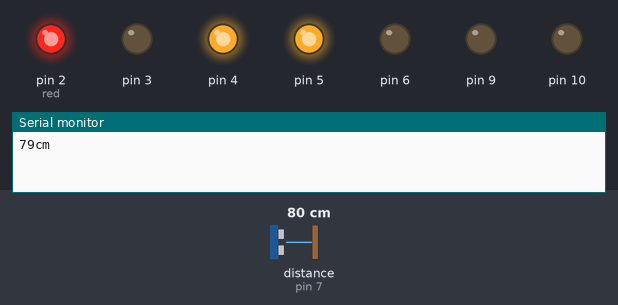
Simulated run of this sketch. Board: Arduino Uno, built with avr-gcc and run on an emulated ATmega328P. On the bench: output pins drawn as LEDs (lit = HIGH), the last lines printed to the serial monitor. Wiring (inferred from the names in the program): ultrasonic range finder: trigger pin 8; echo pin 7. Inputs (shaded band) come from the test bench; at power-on: distance to the obstacle (sensor on pin 7) 80 cm. The echo pulse lasts 58.3 µs per cm; pins used as bus, display or sensor lines are not drawn.

Above: at 2.9 s.
3.0 s: distance to the obstacle (sensor on pin 7) set to 120 cm
At 4.5 s:
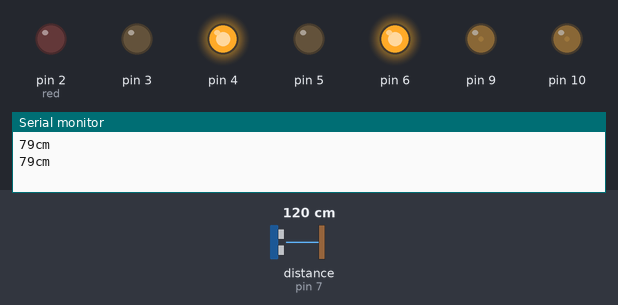
At 5.1 s:
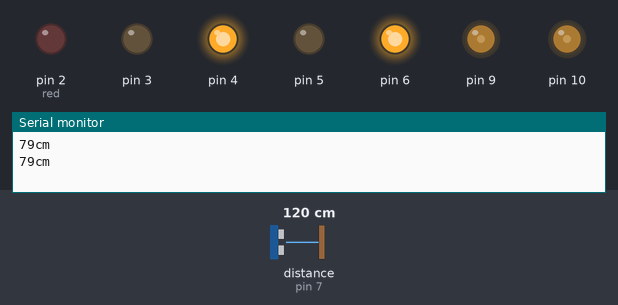
6.7 s: distance to the obstacle (sensor on pin 7) set to 84 cm
9.6 s: distance to the obstacle (sensor on pin 7) set to 76 cm
At 9.81 s:
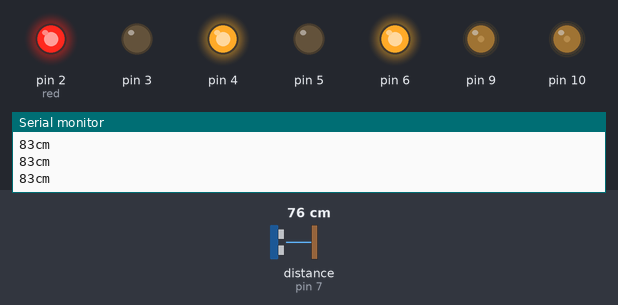
Timing chart, 0 to 19.1 s (numbered marks = the images above; inputs shaded):
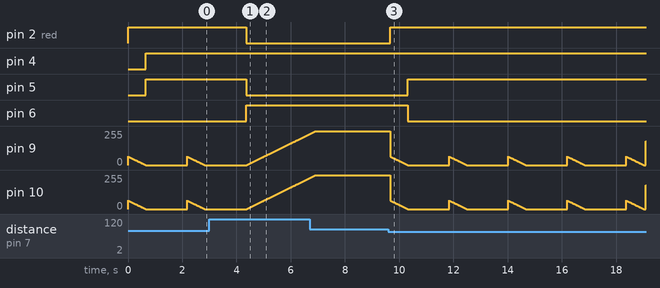

The sketch:

tjj-car.ino
```cpp
//introduce global variables for the selection of loops in void and led
int speed1 = 0;
int red = 2;
// distance values for rotating and backing up
int d1 = 80;
int d2 = 1;
int limit1 = 255;
int limit2 = 192;

void setup() {

  // initialize serial communication:
  Serial.begin(9600);
  pinMode(red, OUTPUT);
  pinMode(10, OUTPUT);
  pinMode(9, OUTPUT);
  pinMode(6, OUTPUT);
  pinMode(5, OUTPUT);
  pinMode(4, OUTPUT);
  pinMode(3, OUTPUT);
}

void loop() {
  // establish variables
  long duration, cm;
  // The sensor is triggered by a HIGH pulse of 10 or more microseconds.
  // Give a short LOW pulse beforehand to ensure a clean HIGH pulse:
  const int echoPin = 7;
  const int trigPin = 8;

  pinMode(trigPin, OUTPUT);
  digitalWrite(trigPin, LOW);

  delayMicroseconds(5);
  digitalWrite(trigPin, HIGH);

  delayMicroseconds(10);
  digitalWrite(trigPin, LOW);

  pinMode(echoPin, INPUT);
  duration = pulseIn(echoPin, HIGH);

  // convert the time into a distance
  cm = (duration / 2) / 29.1;
  //distance over 30cm -> full throttle

    if (cm > d1) {
    // turn of the light
    digitalWrite(red, LOW);
    delay(10);
    //is already at full throttle pass this if-loop
    if (speed1 != 50) {
      // slow down the dc motors
     // analogWrite(10, limit2);
     // analogWrite(9, limit2);
     // for (int i = 64; i >= 0; i--) {
     //   analogWrite(9, i);
     //   analogWrite(10, i);
     //   delay(10);
     // }
      //choose direction and accelerate
      digitalWrite(6, HIGH);
      digitalWrite(5, LOW);
      digitalWrite(4, HIGH);
      digitalWrite(3, LOW);
      for (int i = 0; i < limit1; i++) {
        analogWrite(9, i);
        analogWrite(10, i);
        delay(10);
      }
      //write to avoid going through previous loop again
      speed1 = 50;

    }
  }
  //distance measurement between 15 and 30
  if (cm > d2 && cm < d1) {
    digitalWrite(red, HIGH);
    //condition to go through loop
    if (speed1 != 40) {
      //slow down the motors
      for (int i = 64; i >= 0; i--) {
        analogWrite(9, i);
        analogWrite(10, i);
        delay(10);
      }
      //choose rotation direction
      digitalWrite(6, LOW);
      digitalWrite(5, HIGH);
      digitalWrite(4, HIGH);
      digitalWrite(3, LOW);
      //write variable to avoid looping
      speed1 = 30;
      //accelerate the motors
      //for (int i = 64; i < 192; i++) {
      //  analogWrite(9, i);
      //  analogWrite(10, i);
      //  delay(10);
      //}
      analogWrite(9, 192);
      analogWrite(10, 192);
      for (int i = 192; i >= 0; i--) {
        analogWrite(9, i);
        analogWrite(10, i);
        delay(5);
      }
      delay(500);
    }
  }

/*if (cm < d2) {
   //turn on the warning light
    digitalWrite(red, HIGH);
    //check if loop condition is met
    if (speed1 != -50) {


      //slow down the motors
      for (int i = limit2; i >= 0; i--) {
        analogWrite(10, i);
        delay(10);
      }
      //choose the direction
      digitalWrite(6, LOW);
      digitalWrite(5, HIGH);
      digitalWrite(4, LOW);
      digitalWrite(3, HIGH);
      for (int i = 0; i < limit2; i++) {
        analogWrite(9, i);
        analogWrite(10, i);
        delay(10);
      }
      //write the variable to avoid loop
      speed1 = -50;

    }
  }
*/
  //print distance for testing
  Serial.print(cm);
  Serial.print("cm");
  Serial.println();
  delay(50);
}
```

Measured:
- the behaviour switches between 81 and 80 cm on distance to the obstacle (sensor on pin 7) (found by bisection; images 2 and 3)
- after the input at 3.0 s, pin 2 (red), pin 5: HIGH → LOW after 1.4 s; pin 6: LOW → HIGH after 1.4 s
- after the input at 9.6 s, pin 2 (red): LOW → HIGH after 0.07 s; pin 5: LOW → HIGH after 0.72 s; pin 6: HIGH → LOW after 0.72 s
